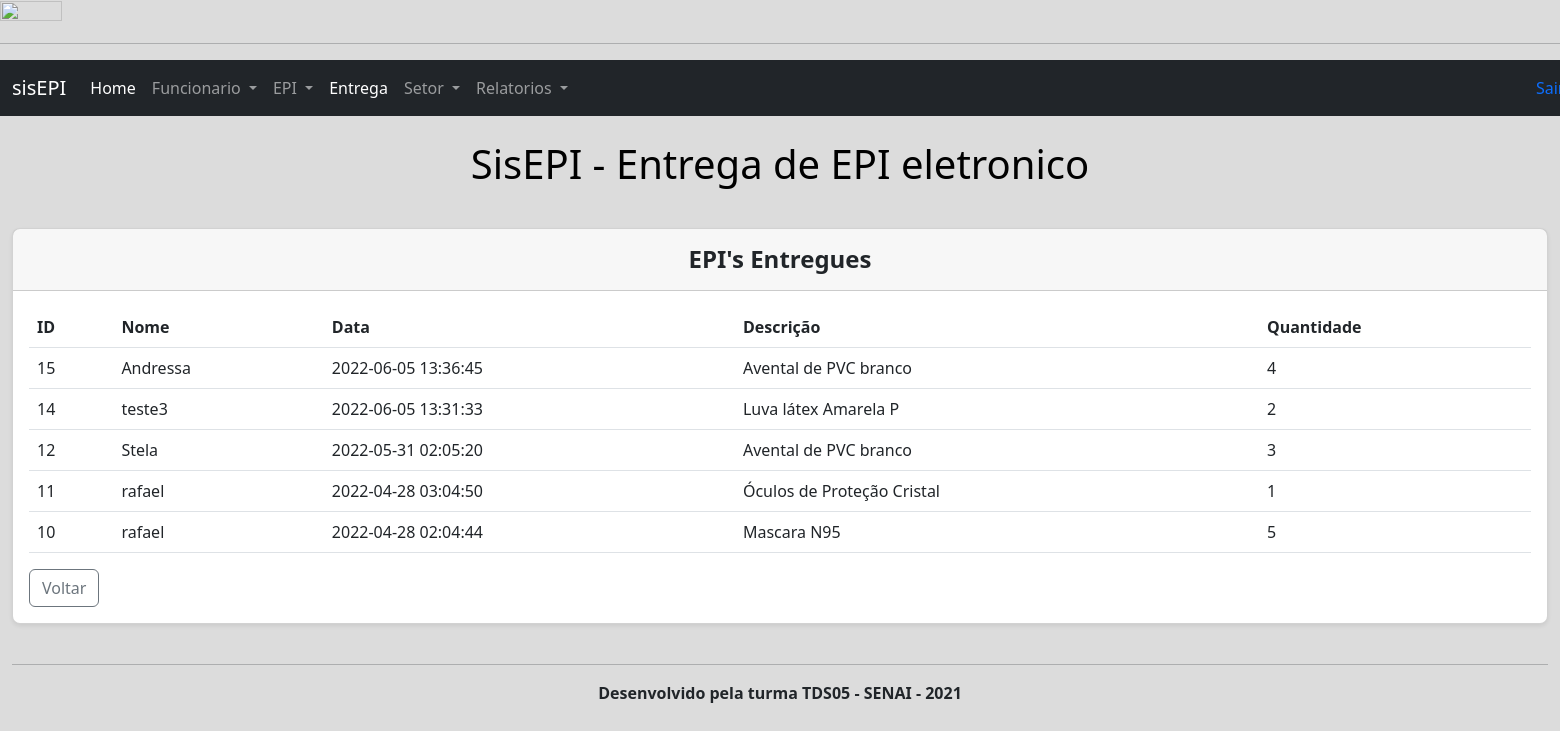
Screenshot of /visuentrega.php with the database file from the repository.
### tables this page shows
CREATE TABLE `epi` (
  `id` int(11) NOT NULL,
  `descricao` varchar(250) NOT NULL,
  `numeroca` int(50) NOT NULL,
  `validadeca` varchar(50) NOT NULL,
  `fornecedor` varchar(50) NOT NULL,
  `validadeepi` varchar(50) NOT NULL,
  `quantidade` float NOT NULL
);

CREATE TABLE `entrega` (
  `id` int(11) NOT NULL,
  `matricula_func` int(11) NOT NULL,
  `data` datetime NOT NULL,
  `id_epi` int(11) NOT NULL,
  `quantidade` int(11) NOT NULL
);

CREATE TABLE `funcionarios` (
  `matricula` int(11) NOT NULL,
  `nome` varchar(100) NOT NULL,
  `cpf` varchar(50) NOT NULL,
  `data_nascimento` varchar(50) NOT NULL,
  `sexo` varchar(50) NOT NULL,
  `endereco` varchar(150) NOT NULL,
  `telefone` varchar(50) NOT NULL,
  `setor` varchar(50) NOT NULL,
  `funcao` varchar(50) NOT NULL
);

### visuentrega.php (the view, shortened to what this page needs)
<!DOCTYPE html>
<html lang="pt-br">
<head>
    <link href="https://cdn.jsdelivr.net/npm/bootstrap@5.2.0-beta1/dist/css/bootstrap.min.css" rel="stylesheet">
</head>
<body>
    <img src="" width="20%" height="20%" />
    <hr />
    <header>
        <nav class="navbar navbar-expand-lg navbar-dark bg-dark">
            <div class="container-fluid">
                <a class="navbar-brand" href="dash.php">sisEPI</a>
                <div class="collapse navbar-collapse" id="navbarSupportedContent">
                    <ul class="navbar-nav me-auto mb-2 mb-lg-0">
                        <li class="nav-item">
                            <a class="nav-link active" aria-current="page" href="dash.php">Home</a>
                        </li>
                        <li class="nav-item dropdown">
                            <a class="nav-link dropdown-toggle" href="#" id="navbarDropdown" role="button" data-bs-toggle="dropdown" aria-expanded="false">
                                Funcionario
                            </a>
                        </li>
                        <li class="nav-item dropdown">
                            <a class="nav-link dropdown-toggle" href="#" id="navbarDropdown" role="button" data-bs-toggle="dropdown" aria-expanded="false">
                                EPI
                            </a>
                        </li>
                        <li class="nav-item">
                            <a class="nav-link active" aria-current="page" href="entrega.php">Entrega</a>
                        </li>
                        <li class="nav-item dropdown">
                            <a class="nav-link dropdown-toggle" href="#" id="navbarDropdown" role="button" data-bs-toggle="dropdown" aria-expanded="false">
                                Setor
                            </a>
                        </li>
                        <li class="nav-item dropdown">
                            <a class="nav-link dropdown-toggle" href="#" id="navbarDropdown" role="button" data-bs-toggle="dropdown" aria-expanded="false">
                                Relatorios
                            </a>
                        </li>
                        <li class="nav-item" id="sair">
                            <a href="sair.php" style="text-decoration:none">Sair&nbsp;<img src="imagem/logout2.png" width="23" height="23"></a>
                        </li>
                    </ul>
                </div>
            </div>
        </nav>
    </header>
    <div class="container-fluid">
        <br>
        <center>
            <h1>
                <p class="text-black">SisEPI - Entrega de EPI eletronico</p>
            </h1>
        </center>
        <br>
        <section>
            <div class="row justify-content-center row-cols-1 row-cols-md-1 mb-2">
                <div class="col">
                    <div class="card mb-4 rounded-3 shadow-sm">
                        <div class="card-header py-3">
                            <h4 class="my-0 fw-normal text-center"><b>EPI's Entregues</b></h4>
                        </div>
                        <div class="card-body">
                            <table class="table table-hover">
                                <thead>
                                    <tr>
                                        <th scope="col">ID</th>
                                        <th scope="col">Nome</th>
                                        <th scope="col">Data</th>
                                        <th scope="col">Descrição</th>
                                        <th scope="col">Quantidade</th>
                                    </tr>
                                </thead>
                                <tbody>
                                    <?php
                                    include 'conecta.php';
                                    $pesquisa = mysqli_query($conn, "SELECT entrega.id,funcionarios.nome,entrega.data,epi.descricao,entrega.quantidade FROM epi,entrega,funcionarios WHERE epi.id= entrega.id_epi AND funcionarios.matricula=entrega.matricula_func ORDER BY data desc");
                                    $row = mysqli_num_rows($pesquisa);
                                    if ($row > 0) {
                                        while ($registro = $pesquisa->fetch_array()) {
                                            echo '<tr>';
                                            echo '<td>' . $registro['id'] . '</td>';
                                            echo '<td>' . $registro['nome'] . '</td>';
                                            echo '<td>' . $registro['data'] . '</td>';
                                            echo '<td>' . $registro['descricao'] . '</td>';
                                            echo '<td>' . $registro['quantidade'] . '</td>';
                                            echo '</tr>';
                                        }
                                        echo '</tbody>';
                                        echo '</table>';
                                    } else {
                                        echo "Não há registros para listar!";
                                        echo '</tbody>';
                                        echo '</table>';
                                    }
                                    ?>
                            <a href="dash.php"><button type="button" class="btn btn-outline-secondary">Voltar</button></a>
                        </div>
                    </div>
        </section>
        <footer>
            <hr />
            <center><b>Desenvolvido pela turma TDS05 - SENAI - 2021</b></center>
        </footer>
</body>
</html>

### visuentrega.php (style rules this page uses)
body { background-color: #DCDCDC; }
#sair { padding-left: 60em; padding-top: .5em; }

### rows the page displays
epi: entrega.id "15", funcionarios.nome "Andressa", entrega.data "2022-06-05 13:36:45", descricao "Avental de PVC branco", entrega.quantidade "4", entrega.id "12", funcionarios.nome "Stela", entrega.data "2022-05-31 02:05:20", entrega.quantidade "3"
epi: entrega.id "14", funcionarios.nome "teste3", entrega.data "2022-06-05 13:31:33", descricao "Luva látex Amarela P", entrega.quantidade "2"
epi: entrega.id "11", funcionarios.nome "rafael", entrega.data "2022-04-28 03:04:50", descricao "Óculos de Proteção Cristal", entrega.quantidade "1"
epi: entrega.id "10", funcionarios.nome "rafael", entrega.data "2022-04-28 02:04:44", descricao "Mascara N95", entrega.quantidade "5"
